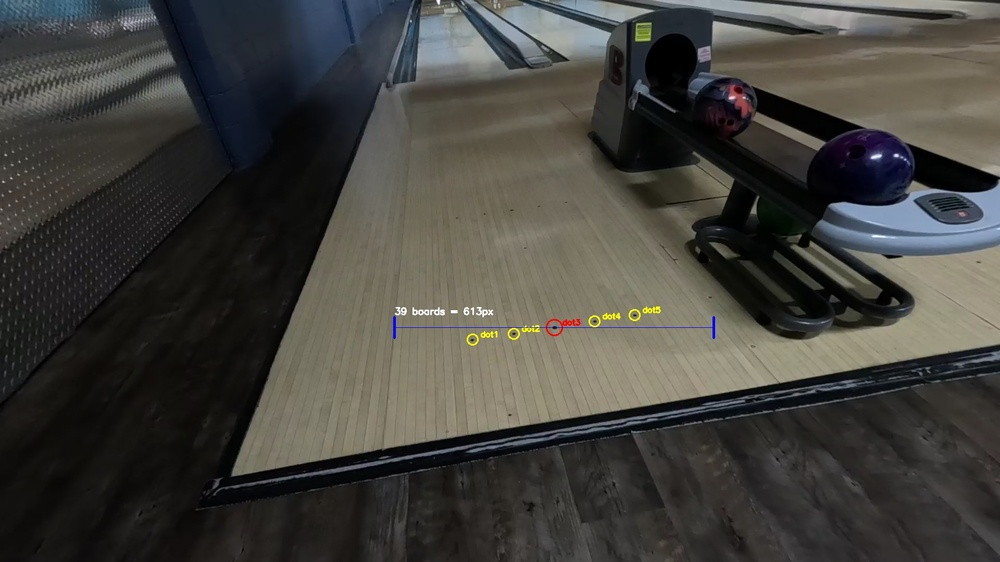
#> input picture backend/approach_dots.jpg, 1000 x 562 px, shrunk from 1920 x 1080 before the run
$ python -i detect_lane_dots.py   (imports and definitions only)
#> lines starting #> are read from the running program, lines starting #| are printed output that depends on the picture; after the words box and inside, x2 and y2 are one past the last pixel; in counts of white or black regions, pixels touching at a corner belong together
#> further down, picture is the input picture: shape (562, 1000, 3); mean B, G, R 61.2, 65.9, 67.1
#!/usr/bin/env python3
"""
Find frame without bowler and detect lane dots for accurate board positioning
"""

import cv2
import numpy as np
import os

# [61 lines left out: function find_frame_without_bowler, not called in this run]

def detect_lane_dots(frame):
    """
    Detect the lane dots and determine board positions
    """
    height, width = frame.shape[:2]
#> height = 562; width = 1000

    # Convert to grayscale
    gray = cv2.cvtColor(frame, cv2.COLOR_BGR2GRAY)
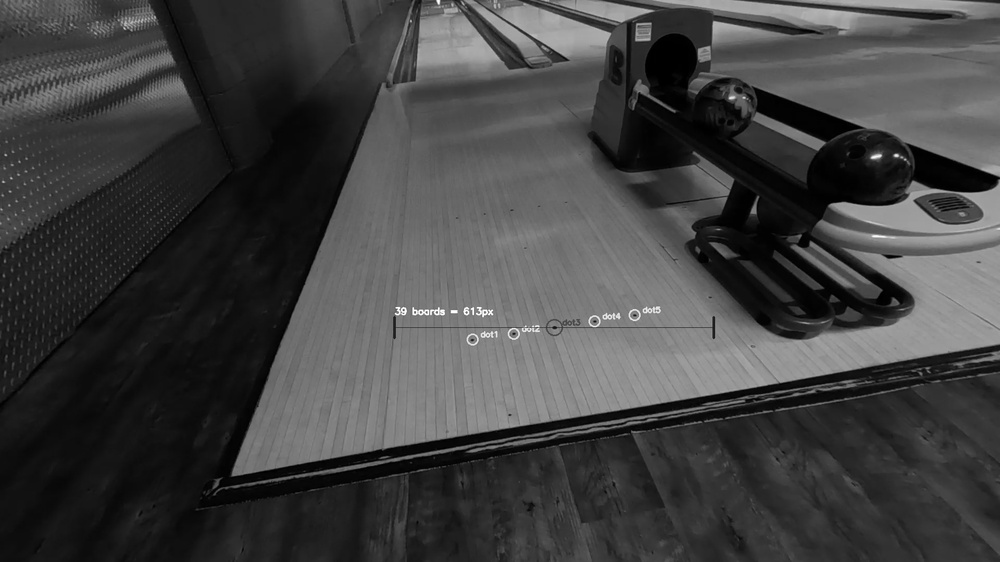
#> gray: shape (562, 1000); min 0, max 255, mean 65.7

    # Threshold to find dark dots on light lane
    _, thresh = cv2.threshold(gray, 100, 255, cv2.THRESH_BINARY_INV)
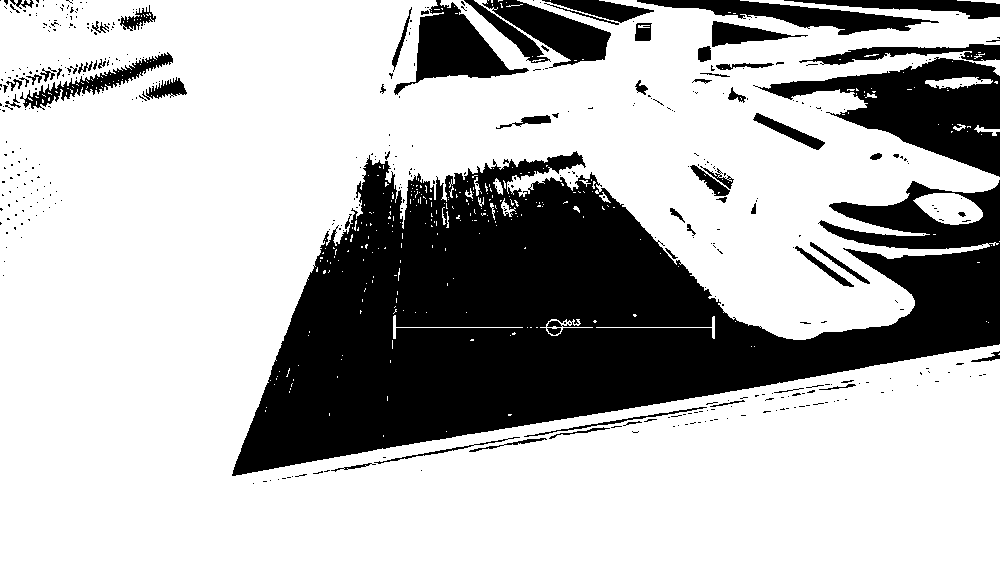
#> thresh: shape (562, 1000); 70.8% white; 449 black regions (385 under 20 px)

    # Find contours
    contours, _ = cv2.findContours(thresh, cv2.RETR_EXTERNAL, cv2.CHAIN_APPROX_SIMPLE)
#> contours = 298 contours, 285 with area under 20; largest, box (x1, y1, x2, y2) and area: (0, 0, 1000, 562) 399552, (913, 193, 983, 225) 1482, (925, 77, 993, 89) 414, (540, 319, 593, 336) 252, (501, 198, 516, 217) 76

    # Filter for dot-like contours
    dots = []
    for contour in contours:
        area = cv2.contourArea(contour)
        if 20 < area < 500:  # Size range for dots
            perimeter = cv2.arcLength(contour, True)
            circularity = 4 * np.pi * area / (perimeter * perimeter) if perimeter > 0 else 0
            if circularity > 0.7:  # Roughly circular
                # Get center point
                M = cv2.moments(contour)
                if M["m00"] != 0:
                    cx = int(M["m10"] / M["m00"])
                    cy = int(M["m01"] / M["m00"])
                    dots.append((cx, cy, area))
#> this loop made 298 passes
#> (area, perimeter, circularity) on passes 39, 40, 41, 181, 195, 230, 232, 248, 249, 267, 292: (252, 197.2, 0.0814), (44, 277.7, 0.00717), (46.5, 302.2, 0.0064), (76.5, 79.01, 0.154), (35, 36.63, 0.328), (70, 43.8, 0.459), (35.5, 47.56, 0.197), (74.5, 71.21, 0.185), (25, 42.63, 0.173), (413.5, 166, 0.189), (46.5, 88.24, 0.075)
#> after the loop, dots = []

    print(f"Found {len(dots)} potential lane dots")
#| Found 0 potential lane dots

    # Group dots by y-position (should be roughly horizontal lines)
    y_positions = {}
    for x, y, area in dots:
        y_key = y // 10  # Group within 10 pixels vertically
        if y_key not in y_positions:
            y_positions[y_key] = []
        y_positions[y_key].append((x, y, area))
#> this loop made 0 passes
#> after the loop, y_positions = 0 items

    # Find the main line of dots (approach area)
    main_line = None
    max_dots = 0
    for y_key, line_dots in y_positions.items():
        if len(line_dots) > max_dots:
            max_dots = len(line_dots)
            main_line = line_dots
#> after the loop, max_dots = 0

    if main_line and len(main_line) >= 3:
        # Sort by x position
        main_line.sort(key=lambda x: x[0])

        print(f"Main dot line has {len(main_line)} dots")

        # The center dot should be board 20
        center_x = width // 2
        center_dot = min(main_line, key=lambda x: abs(x[0] - center_x))

        print(f"Center dot (board 20) at x={center_dot[0]}")

        # Calculate spacing between dots
        x_positions = [x for x, y, area in main_line]
        spacing = np.diff(x_positions)
        avg_spacing = np.mean(spacing) if len(spacing) > 0 else 0

        print(f"Average dot spacing: {avg_spacing:.1f} pixels")

        # Estimate board positions
        board_20_x = center_dot[0]
        boards_per_dot = 5  # Small dots every 5 boards
        pixels_per_board = avg_spacing / boards_per_dot

        print(f"Estimated pixels per board: {pixels_per_board:.1f}")

        # Calculate board positions
        board_positions = {}
        for board in range(0, 41, 5):  # Every 5 boards
            if board == 20:
                board_positions[board] = board_20_x
            else:
                offset = (board - 20) * pixels_per_board
                board_positions[board] = int(board_20_x + offset)

        return board_positions, main_line

    return None, None

# [36 lines left out: function create_dots_visualization, not called in this run]

def main():
    video_path = "../video/behind/1.MP4"
    create_dots_visualization(video_path)

# [2 lines not run here, left out]

>>> import cv2
>>> picture = cv2.imread('approach_dots.jpg')
>>> result = detect_lane_dots(picture)

$ run again, on backend/bowler_clear.jpg
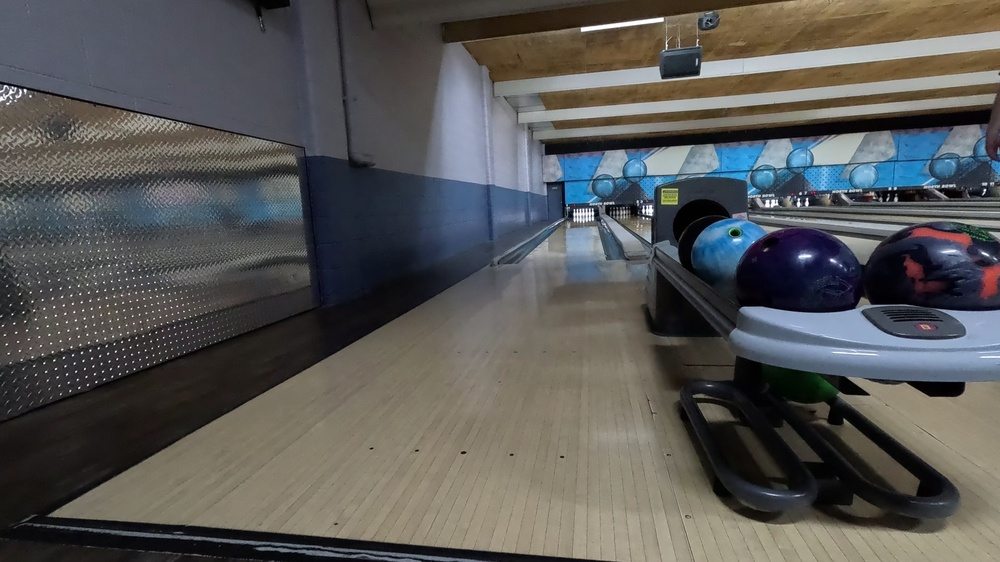
#> input picture backend/bowler_clear.jpg, 1000 x 562 px, shrunk from 1920 x 1080 before the run
#> picture is the input picture: shape (562, 1000, 3); mean B, G, R 85.7, 87.2, 87.6
#> in detect_lane_dots, `gray = cv2.cvtColor(frame, cv2.COLOR_BGR2GRAY)`:
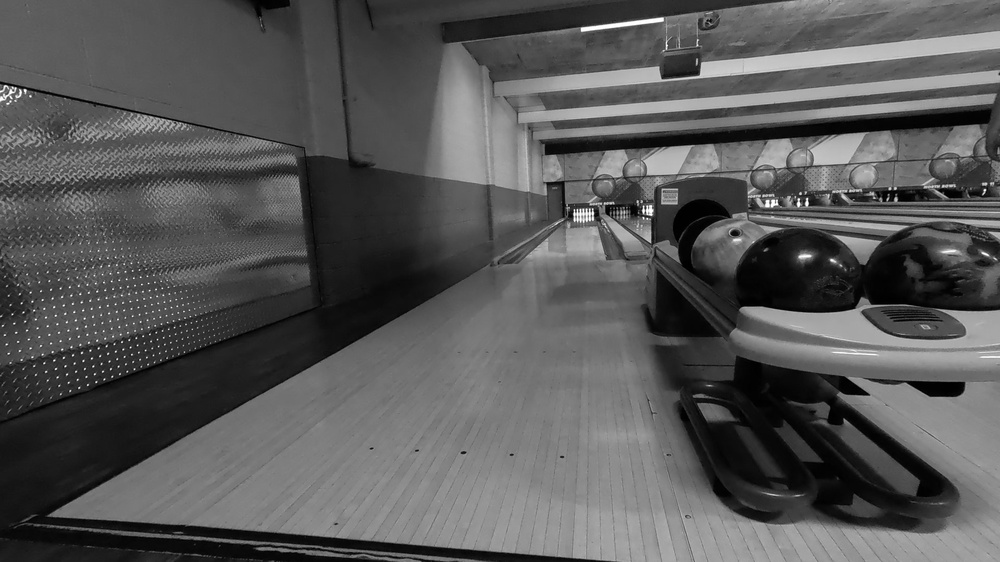
#> gray: shape (562, 1000); min 0, max 255, mean 87.1
#> in detect_lane_dots, `_, thresh = cv2.threshold(gray, 100, 255, cv2.THRESH_BINARY_INV)`:
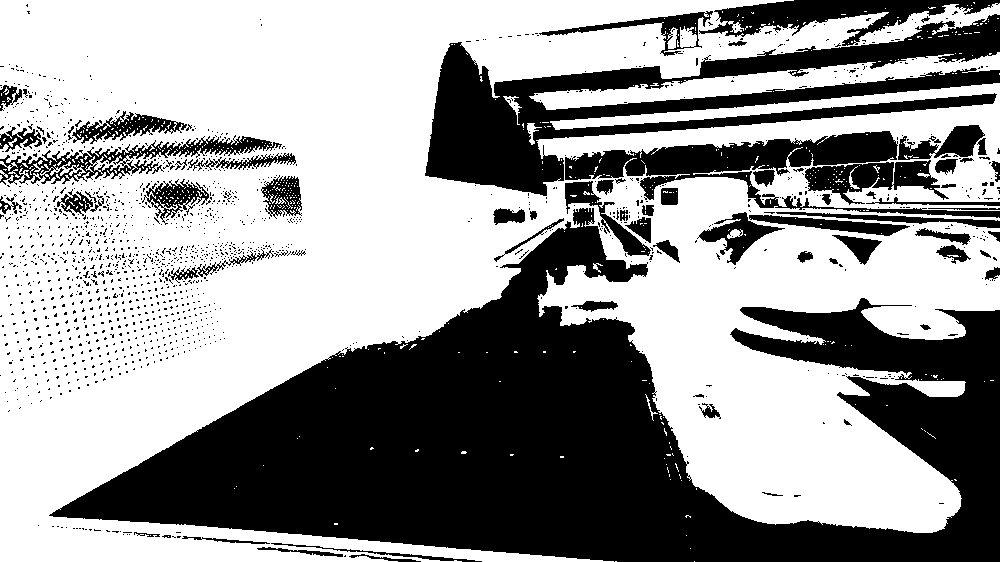
#> thresh: shape (562, 1000); 59.8% white; 1537 black regions (1461 under 20 px)
#> contours = 291 contours, 286 with area under 20; largest, box (x1, y1, x2, y2) and area: (0, 0, 1000, 562) 346140, (529, 52, 1000, 110) 7298, (503, 96, 522, 125) 106, (527, 123, 542, 145) 86, (0, 161, 18, 171) 26
#> the loop in detect_lane_dots, `for contour in contours:` made 291 passes
#> (area, perimeter, circularity) on passes 135, 206, 214: (26, 59.6, 0.092), (86, 83.94, 0.153), (105.5, 100.7, 0.131)
#> after the loop in detect_lane_dots, `for contour in contours:`: dots = []
#| Found 0 potential lane dots
#> after the loop in detect_lane_dots, `for x, y, area in dots:`: y_positions = 0 items
#> after the loop in detect_lane_dots, `for y_key, line_dots in y_positions.items():`: max_dots = 0
